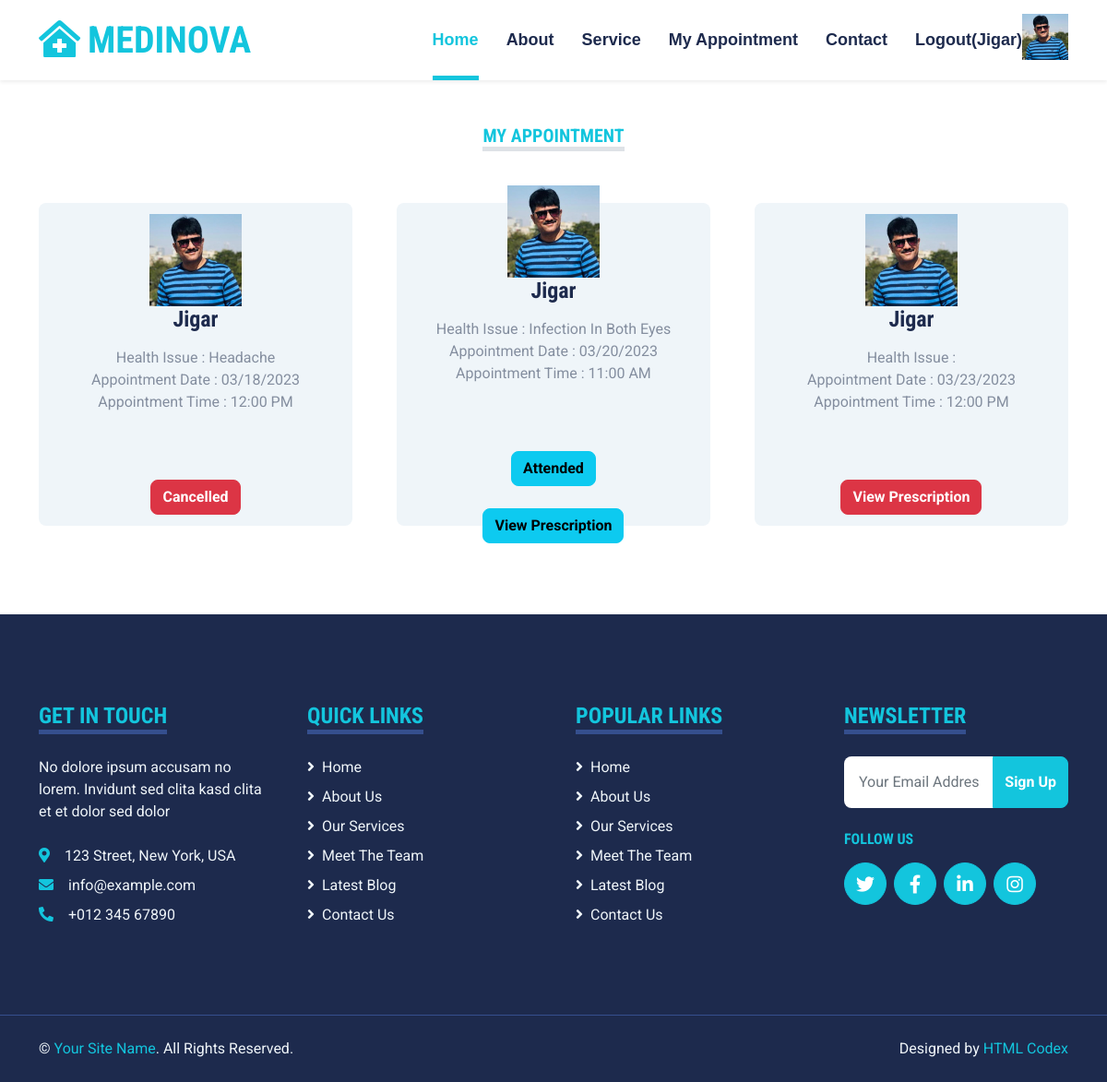
The app's page /patient-appointment/ (signed in) with its own data.
### myapp/models.py (models this page shows, shortened)
class User(models.Model):
	userchoice=(
			('patient','patient'),
			('doctor','doctor')
		)
	usertype=models.CharField(max_length=100,choices=userchoice)
	fname=models.CharField(max_length=100)
	lname=models.CharField(max_length=100)
	email=models.EmailField()
	mobile=models.PositiveIntegerField()
	address=models.TextField()
	password=models.CharField(max_length=100)
	profile_pic=models.ImageField(upload_to="profile_pic/",default="")

class Appointment(models.Model):
	user=models.ForeignKey(User,on_delete=models.CASCADE)
	doctor=models.ForeignKey(Doctor,on_delete=models.CASCADE)
	date=models.CharField(max_length=100)
	time=models.CharField(max_length=100)
	health_issue=models.TextField()
	appointment_status=models.CharField(max_length=100,default="Pending")
	cancel_reason=models.TextField(default="")
	prescription=models.TextField(default="")

### myapp/views.py (the view)
# urls.py: path('patient-appointment/',views.patient_appointment,name='patient-appointment'),
def patient_appointment(request):
	user=User.objects.get(email=request.session['email'])
	appointments=Appointment.objects.filter(user=user)
	return render(request,'patient-appointment.html',{'appointments':appointments})

### myapp/templates/patient-appointment.html
{% extends 'header.html' %}
{% load static %}
{% block content %}
<!DOCTYPE html>
<html lang="en">
<head>
</head>
<body>
    <div class="container-fluid py-5">
        <div class="container">
            <div class="text-center mx-auto mb-5" style="max-width: 500px;">
                <h5 class="d-inline-block text-primary text-uppercase border-bottom border-5">My Appointment</h5>
            </div>
            <div class="row g-5">
                {% for i in appointments %}
                <div class="col-lg-4 col-md-6">
                    <div class="service-item bg-light rounded d-flex flex-column align-items-center justify-content-center text-center">
                            <img src="{{i.user.profile_pic.url}}" width="100px" height="100px" />
                        <h4 class="mb-3">{{i.user.fname}}</h4>
                        <p class="m-0">Health Issue : {{i.health_issue}}</p>
                        <p class="m-0">Appointment Date : {{i.date}}</p>
                        <p class="m-0">Appointment Time : {{i.time}}</p>
                        <br><br><br>
                        {% if i.appointment_status == "Cancelled" %}
                           <input type="button" class="btn btn-danger" value="Cancelled" readonly>
                        {% elif i.appointment_status == "Attended" %}
                           <input type="button" class="btn btn-info" value="Attended" readonly>
                           <br>
                           <a href="{% url 'patient-view-prescription' pk=i.pk %}"><input type="button" class="btn btn-info" value="View Prescription"></a>
                        {% else %}
                            <a href="{% url 'patient-cancel-appointment' pk=i.pk %}"><input type="button" class="btn btn-danger" value="View Prescription"></a>
                        {% endif %}
                    </div>
                </div>
                {% endfor %}
            </div>
        </div>
    </div>
</body>
</html>
{% endblock %}

### myapp/templates/header.html (shortened to what this page needs)
{% load static %}
<!DOCTYPE html>
<html lang="en">
<head>
    <link href="https://cdnjs.cloudflare.com/ajax/libs/font-awesome/5.15.0/css/all.min.css" rel="stylesheet">
    <link href="https://cdn.jsdelivr.net/npm/bootstrap-icons@1.4.1/font/bootstrap-icons.css" rel="stylesheet">
    <link href="{% static 'lib/owlcarousel/assets/owl.carousel.min.css' %}" rel="stylesheet">
    <link href="{% static 'lib/tempusdominus/css/tempusdominus-bootstrap-4.min.css' %}" rel="stylesheet" />
    <link href="{% static 'css/bootstrap.min.css' %}" rel="stylesheet">
    <link href="{% static 'css/style.css' %}" rel="stylesheet">
</head>
<body>
    <div class="container-fluid sticky-top bg-white shadow-sm">
        <div class="container">
            <nav class="navbar navbar-expand-lg bg-white navbar-light py-3 py-lg-0">
                <a href="/" class="navbar-brand">
                    <h1 class="m-0 text-uppercase text-primary"><i class="fa fa-clinic-medical me-2"></i>Medinova</h1>
                </a>
                <div class="collapse navbar-collapse" id="navbarCollapse">
                    <div class="navbar-nav ms-auto py-0">
                        <a href="/" class="nav-item nav-link active">Home</a>
                        <a href="{% url 'about' %}" class="nav-item nav-link">About</a>
                        <a href="{% url 'service' %}" class="nav-item nav-link">Service</a>
                        <a href="{% url 'patient-appointment' %}" class="nav-item nav-link">My Appointment</a>
                        <a href="{% url 'contact' %}" class="nav-item nav-link">Contact</a>
                        {% if request.session.email %}
                            <a href="{% url 'logout' %}" class="nav-item nav-link">Logout({{request.session.fname}})</a>
                            <img src="{{request.session.profile_pic}}" height="50px" width="50px" style="margin-top:15px;">
                        {% else %}
                            <a href="{% url 'signup' %}" class="nav-item nav-link">Sign Up</a>
                            <a href="{% url 'login' %}" class="nav-item nav-link">Login</a>
                        {% endif %}
                    </div>
                </div>
            </nav>
        </div>
    </div>
    {% block content %}
    {% endblock %}
    <div class="container-fluid bg-dark text-light mt-5 py-5">
        <div class="container py-5">
            <div class="row g-5">
                <div class="col-lg-3 col-md-6">
                    <h4 class="d-inline-block text-primary text-uppercase border-bottom border-5 border-secondary mb-4">Get In Touch</h4>
                    <p class="mb-4">No dolore ipsum accusam no lorem. Invidunt sed clita kasd clita et et dolor sed dolor</p>
                    <p class="mb-2"><i class="fa fa-map-marker-alt text-primary me-3"></i>123 Street, New York, USA</p>
                    <p class="mb-2"><i class="fa fa-envelope text-primary me-3"></i>info@example.com</p>
                    <p class="mb-0"><i class="fa fa-phone-alt text-primary me-3"></i>+012 345 67890</p>
                </div>
                <div class="col-lg-3 col-md-6">
                    <h4 class="d-inline-block text-primary text-uppercase border-bottom border-5 border-secondary mb-4">Quick Links</h4>
                    <div class="d-flex flex-column justify-content-start">
                        <a class="text-light mb-2" href="#"><i class="fa fa-angle-right me-2"></i>Home</a>
                        <a class="text-light mb-2" href="#"><i class="fa fa-angle-right me-2"></i>About Us</a>
                        <a class="text-light mb-2" href="#"><i class="fa fa-angle-right me-2"></i>Our Services</a>
                        <a class="text-light mb-2" href="#"><i class="fa fa-angle-right me-2"></i>Meet The Team</a>
                        <a class="text-light mb-2" href="#"><i class="fa fa-angle-right me-2"></i>Latest Blog</a>
                        <a class="text-light" href="#"><i class="fa fa-angle-right me-2"></i>Contact Us</a>
                    </div>
                </div>
                <div class="col-lg-3 col-md-6">
                    <h4 class="d-inline-block text-primary text-uppercase border-bottom border-5 border-secondary mb-4">Popular Links</h4>
                    <div class="d-flex flex-column justify-content-start">
                        <a class="text-light mb-2" href="#"><i class="fa fa-angle-right me-2"></i>Home</a>
                        <a class="text-light mb-2" href="#"><i class="fa fa-angle-right me-2"></i>About Us</a>
                        <a class="text-light mb-2" href="#"><i class="fa fa-angle-right me-2"></i>Our Services</a>
                        <a class="text-light mb-2" href="#"><i class="fa fa-angle-right me-2"></i>Meet The Team</a>
                        <a class="text-light mb-2" href="#"><i class="fa fa-angle-right me-2"></i>Latest Blog</a>
                        <a class="text-light" href="#"><i class="fa fa-angle-right me-2"></i>Contact Us</a>
                    </div>
                </div>
                <div class="col-lg-3 col-md-6">
                    <h4 class="d-inline-block text-primary text-uppercase border-bottom border-5 border-secondary mb-4">Newsletter</h4>
                    <form action="">
                        <div class="input-group">
                            <input type="text" class="form-control p-3 border-0" placeholder="Your Email Address">
                            <button class="btn btn-primary">Sign Up</button>
                        </div>
                    </form>
                    <h6 class="text-primary text-uppercase mt-4 mb-3">Follow Us</h6>
                    <div class="d-flex">
                        <a class="btn btn-lg btn-primary btn-lg-square rounded-circle me-2" href="#"><i class="fab fa-twitter"></i></a>
                        <a class="btn btn-lg btn-primary btn-lg-square rounded-circle me-2" href="#"><i class="fab fa-facebook-f"></i></a>
                        <a class="btn btn-lg btn-primary btn-lg-square rounded-circle me-2" href="#"><i class="fab fa-linkedin-in"></i></a>
                        <a class="btn btn-lg btn-primary btn-lg-square rounded-circle" href="#"><i class="fab fa-instagram"></i></a>
                    </div>
                </div>
            </div>
        </div>
    </div>
    <div class="container-fluid bg-dark text-light border-top border-secondary py-4">
        <div class="container">
            <div class="row g-5">
                <div class="col-md-6 text-center text-md-start">
                    <p class="mb-md-0">&copy; <a class="text-primary" href="#">Your Site Name</a>. All Rights Reserved.</p>
                </div>
                <div class="col-md-6 text-center text-md-end">
                    <p class="mb-0">Designed by <a class="text-primary" href="https://htmlcodex.com">HTML Codex</a></p>
                </div>
            </div>
        </div>
    </div>
</body>
</html>

### myapp/static/css/style.css (style rules this page uses)
:root { --primary: #13C5DD; --secondary: #354F8E; --light: #EFF5F9; --dark: #1D2A4D; }
.btn { font-weight: 700; transition: .5s; }
.btn-primary { color: #FFFFFF; }
.btn-lg-square { width: 46px; height: 46px; }
.btn-square, .btn-sm-square, .btn-lg-square { padding-left: 0; padding-right: 0; text-align: center; }
.navbar-light .navbar-nav .nav-link { font-family: 'Jost', sans-serif; position: relative; margin-left: 30px; padding: 30px 0; font-size: 18px; font-weight: 700; color: var(--dark); outline: none; transition: .5s; }
.navbar-light .navbar-nav .nav-link:hover, .navbar-light .navbar-nav .nav-link.active { color: var(--primary); }
@media (min-width: 992px) { .navbar-light .navbar-nav .nav-link::before { position: absolute; content: ""; width: 0; height: 5px; bottom: 0; left: 50%; background: var(--primary); transition: .5s; } }
@media (min-width: 992px) { .navbar-light .navbar-nav .nav-link:hover::before, .navbar-light .navbar-nav .nav-link.active::before { width: 100%; left: 0; } }
.service-item { position: relative; height: 350px; padding: 0 30px; transition: .5s; }

### records on screen
User: session.fname "Jigar"
Appointment: user.profile_pic (picture), user.fname "Jigar", health_issue "Headache", date "03/18/2023", time "12:00 PM"
Appointment: user.profile_pic (picture), user.fname "Jigar", health_issue "Infection In Both Eyes", date "03/20/2023", time "11:00 AM"
Appointment: user.profile_pic (picture), user.fname "Jigar", date "03/23/2023", time "12:00 PM"
